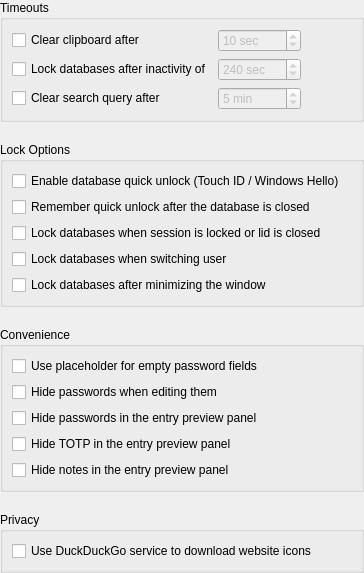
<?xml version="1.0" encoding="UTF-8"?>
<ui version="4.0">
 <class>ApplicationSettingsWidgetSecurity</class>
 <widget class="QWidget" name="ApplicationSettingsWidgetSecurity">
  <property name="geometry">
   <rect>
    <x>0</x>
    <y>0</y>
    <width>364</width>
    <height>505</height>
   </rect>
  </property>
  <layout class="QVBoxLayout" name="verticalLayout">
   <property name="spacing">
    <number>20</number>
   </property>
   <property name="leftMargin">
    <number>0</number>
   </property>
   <property name="topMargin">
    <number>0</number>
   </property>
   <property name="rightMargin">
    <number>0</number>
   </property>
   <property name="bottomMargin">
    <number>0</number>
   </property>
   <item>
    <widget class="QGroupBox" name="groupBox">
     <property name="title">
      <string>Timeouts</string>
     </property>
     <layout class="QGridLayout" name="gridLayout" columnstretch="0,0,1">
      <item row="1" column="1">
       <widget class="QSpinBox" name="lockDatabaseIdleSpinBox">
        <property name="enabled">
         <bool>false</bool>
        </property>
        <property name="sizePolicy">
         <sizepolicy hsizetype="Expanding" vsizetype="Fixed">
          <horstretch>0</horstretch>
          <verstretch>0</verstretch>
         </sizepolicy>
        </property>
        <property name="accessibleName">
         <string>Database lock timeout seconds</string>
        </property>
        <property name="suffix">
         <string comment="Seconds"> sec</string>
        </property>
        <property name="minimum">
         <number>10</number>
        </property>
        <property name="maximum">
         <number>43200</number>
        </property>
        <property name="value">
         <number>240</number>
        </property>
       </widget>
      </item>
      <item row="0" column="0">
       <widget class="QCheckBox" name="clearClipboardCheckBox">
        <property name="text">
         <string>Clear clipboard after</string>
        </property>
       </widget>
      </item>
      <item row="2" column="0">
       <widget class="QCheckBox" name="clearSearchCheckBox">
        <property name="text">
         <string>Clear search query after</string>
        </property>
       </widget>
      </item>
      <item row="2" column="1">
       <widget class="QSpinBox" name="clearSearchSpinBox">
        <property name="enabled">
         <bool>false</bool>
        </property>
        <property name="sizePolicy">
         <sizepolicy hsizetype="Expanding" vsizetype="Fixed">
          <horstretch>0</horstretch>
          <verstretch>0</verstretch>
         </sizepolicy>
        </property>
        <property name="suffix">
         <string comment="Minutes"> min</string>
        </property>
        <property name="minimum">
         <number>1</number>
        </property>
        <property name="maximum">
         <number>1440</number>
        </property>
        <property name="value">
         <number>5</number>
        </property>
        <property name="displayIntegerBase">
         <number>10</number>
        </property>
       </widget>
      </item>
      <item row="0" column="1">
       <widget class="QSpinBox" name="clearClipboardSpinBox">
        <property name="enabled">
         <bool>false</bool>
        </property>
        <property name="sizePolicy">
         <sizepolicy hsizetype="Expanding" vsizetype="Fixed">
          <horstretch>0</horstretch>
          <verstretch>0</verstretch>
         </sizepolicy>
        </property>
        <property name="accessibleName">
         <string>Clipboard clear seconds</string>
        </property>
        <property name="suffix">
         <string comment="Seconds"> sec</string>
        </property>
        <property name="minimum">
         <number>1</number>
        </property>
        <property name="maximum">
         <number>999</number>
        </property>
        <property name="value">
         <number>10</number>
        </property>
       </widget>
      </item>
      <item row="0" column="2">
       <spacer name="horizontalSpacer">
        <property name="orientation">
         <enum>Qt::Horizontal</enum>
        </property>
        <property name="sizeHint" stdset="0">
         <size>
          <width>40</width>
          <height>20</height>
         </size>
        </property>
       </spacer>
      </item>
      <item row="1" column="0">
       <widget class="QCheckBox" name="lockDatabaseIdleCheckBox">
        <property name="sizePolicy">
         <sizepolicy hsizetype="Minimum" vsizetype="Fixed">
          <horstretch>0</horstretch>
          <verstretch>0</verstretch>
         </sizepolicy>
        </property>
        <property name="text">
         <string>Lock databases after inactivity of</string>
        </property>
       </widget>
      </item>
     </layout>
    </widget>
   </item>
   <item>
    <widget class="QGroupBox" name="lockOptionsGroup">
     <property name="title">
      <string>Lock Options</string>
     </property>
     <layout class="QVBoxLayout" name="verticalLayout_4">
      <item>
       <widget class="QCheckBox" name="quickUnlockCheckBox">
        <property name="text">
         <string>Enable database quick unlock (Touch ID / Windows Hello)</string>
        </property>
       </widget>
      </item>
      <item>
       <widget class="QCheckBox" name="quickUnlockRememberCheckBox">
        <property name="toolTip">
         <string>Keeps the Touch ID key in your keychain, so quick unlock also works after closing the database, after restarting KeePassXC, and in AutoFill</string>
        </property>
        <property name="text">
         <string>Remember quick unlock after the database is closed</string>
        </property>
       </widget>
      </item>
      <item>
       <widget class="QCheckBox" name="lockDatabaseOnScreenLockCheckBox">
        <property name="text">
         <string>Lock databases when session is locked or lid is closed</string>
        </property>
       </widget>
      </item>
      <item>
       <widget class="QCheckBox" name="lockDatabasesOnUserSwitchCheckBox">
        <property name="text">
         <string>Lock databases when switching user</string>
        </property>
       </widget>
      </item>
      <item>
       <widget class="QCheckBox" name="lockDatabaseMinimizeCheckBox">
        <property name="text">
         <string>Lock databases after minimizing the window</string>
        </property>
       </widget>
      </item>
     </layout>
    </widget>
   </item>
   <item>
    <widget class="QGroupBox" name="groupBox_2">
     <property name="title">
      <string>Convenience</string>
     </property>
     <layout class="QVBoxLayout" name="verticalLayout_2">
      <item>
       <widget class="QCheckBox" name="passwordShowDotsCheckBox">
        <property name="text">
         <string>Use placeholder for empty password fields</string>
        </property>
       </widget>
      </item>
      <item>
       <widget class="QCheckBox" name="passwordsHiddenCheckBox">
        <property name="text">
         <string>Hide passwords when editing them</string>
        </property>
       </widget>
      </item>
      <item>
       <widget class="QCheckBox" name="passwordPreviewCleartextCheckBox">
        <property name="text">
         <string>Hide passwords in the entry preview panel</string>
        </property>
       </widget>
      </item>
      <item>
       <widget class="QCheckBox" name="hideTotpCheckBox">
        <property name="text">
         <string>Hide TOTP in the entry preview panel</string>
        </property>
       </widget>
      </item>
      <item>
       <widget class="QCheckBox" name="hideNotesCheckBox">
        <property name="text">
         <string>Hide notes in the entry preview panel</string>
        </property>
       </widget>
      </item>
     </layout>
    </widget>
   </item>
   <item>
    <widget class="QGroupBox" name="privacy">
     <property name="title">
      <string>Privacy</string>
     </property>
     <layout class="QVBoxLayout" name="verticalLayout_3">
      <item>
       <widget class="QCheckBox" name="fallbackToSearch">
        <property name="text">
         <string>Use DuckDuckGo service to download website icons</string>
        </property>
       </widget>
      </item>
     </layout>
    </widget>
   </item>
   <item>
    <spacer name="verticalSpacer_2">
     <property name="orientation">
      <enum>Qt::Vertical</enum>
     </property>
     <property name="sizeType">
      <enum>QSizePolicy::Expanding</enum>
     </property>
     <property name="sizeHint" stdset="0">
      <size>
       <width>20</width>
       <height>30</height>
      </size>
     </property>
    </spacer>
   </item>
  </layout>
 </widget>
 <tabstops>
  <tabstop>clearClipboardCheckBox</tabstop>
  <tabstop>clearClipboardSpinBox</tabstop>
  <tabstop>lockDatabaseIdleCheckBox</tabstop>
  <tabstop>lockDatabaseIdleSpinBox</tabstop>
  <tabstop>clearSearchCheckBox</tabstop>
  <tabstop>clearSearchSpinBox</tabstop>
  <tabstop>quickUnlockCheckBox</tabstop>
  <tabstop>quickUnlockRememberCheckBox</tabstop>
  <tabstop>lockDatabaseOnScreenLockCheckBox</tabstop>
  <tabstop>lockDatabasesOnUserSwitchCheckBox</tabstop>
  <tabstop>lockDatabaseMinimizeCheckBox</tabstop>
  <tabstop>passwordShowDotsCheckBox</tabstop>
  <tabstop>passwordsHiddenCheckBox</tabstop>
  <tabstop>passwordPreviewCleartextCheckBox</tabstop>
  <tabstop>hideTotpCheckBox</tabstop>
  <tabstop>hideNotesCheckBox</tabstop>
  <tabstop>fallbackToSearch</tabstop>
 </tabstops>
 <resources/>
 <connections/>
</ui>
